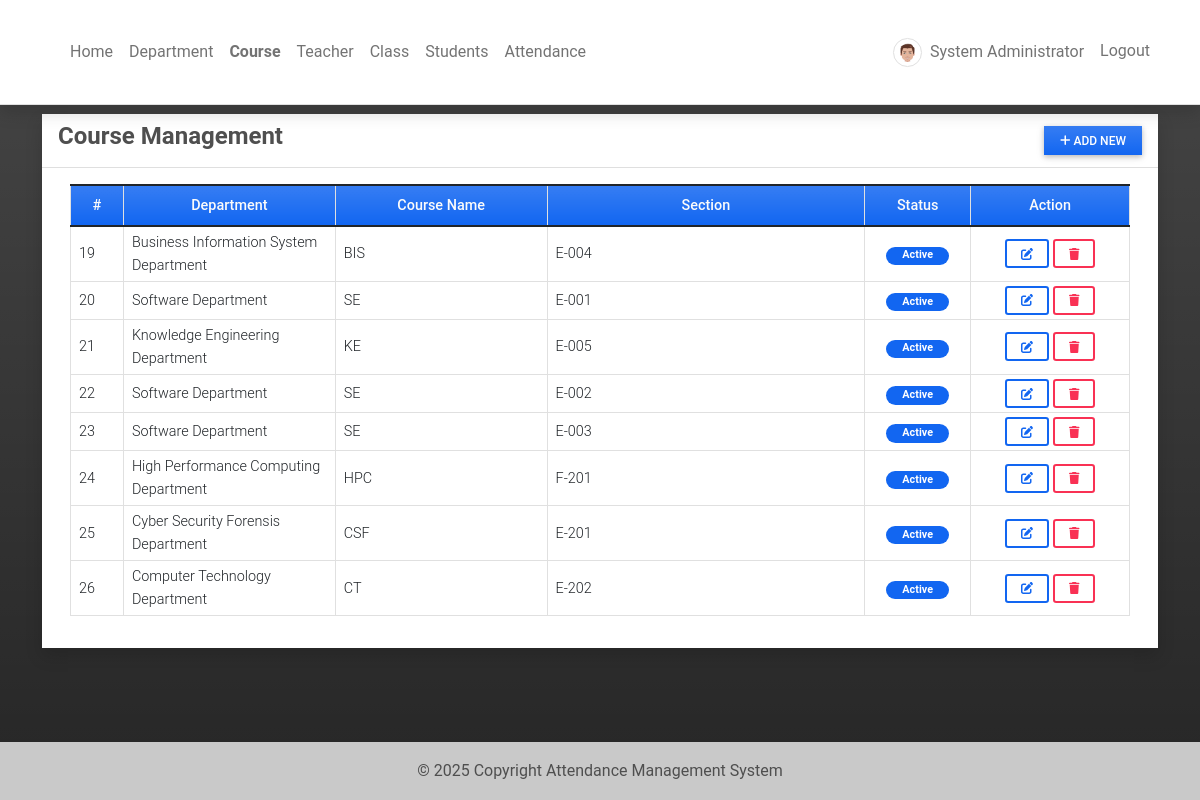
/course (signed in), run on the app's committed database.
### attendance/models.py (models this page shows, shortened)
class UserProfile(models.Model):
    user = models.OneToOneField(User, on_delete=models.CASCADE,related_name='profile')
    contact = models.CharField(max_length=250)
    dob = models.DateField(blank=True, null = True)
    address = models.TextField(blank=True, null = True)
    avatar = models.ImageField(blank=True, null = True, upload_to= 'images/')
    user_type = models.IntegerField(default = 2)
    gender = models.CharField(max_length=100, choices=[('Male','Male'),('Female','Female')], blank=True, null= True)
    department = models.ForeignKey(Department, on_delete=models.CASCADE, blank= True, null = True)

class Course(models.Model):
    department = models.ForeignKey(Department, on_delete=models.CASCADE)
    name = models.CharField(max_length=250)
    description = models.TextField(blank=True, null=True)
    status = models.IntegerField(default = 1)
    date_added = models.DateTimeField(default=timezone.now)
    date_updated = models.DateTimeField(auto_now=True)

class Department(models.Model):
    name = models.CharField(max_length=250)
    description = models.TextField(blank=True, null=True)
    status = models.IntegerField(default = 1)
    date_added = models.DateTimeField(default=timezone.now)
    date_updated = models.DateTimeField(auto_now=True)
    def __str__(self):
        return self.name

### attendance/views.py (the view)
# urls.py: path('course',views.course,name='course-page'),
@login_required
def course(request):
    courses = Course.objects.all()
    context['page_title'] = "Course Management"
    context['courses'] = courses
    return render(request, 'course_mgt.html',context)

### attendance/templates/course_mgt.html (shortened to what this page needs)
{% extends 'base.html' %} {% block pageContent %}
<div class="col-lg-12 col-md-12 col-sm-12 col-xs-12">
    <div class="card card-default rounded-0 shadow ">
        <div class="card-header">
            <div class="d-flex w-100 align-items-center justify-content-between">
                <h4 class="card-title fw-bold">Course Management</h4>
                <div class="tools">
                    <button type="button" class="btn btn-primary rounded-0 bg-gradient btn-sm" id='add_new'><i class="fa fa-plus"></i> Add New</button>
                </div>
            </div>
        </div>
        <div class="card-body">
            <div class="container-fluid">
                <table class="table table-bordered" id="course-list">
                    <colgroup>
                        <col width="5%">
                        <col width="20%">
                        <col width="20%">
                        <col width="30%">
                        <col width="10%">
                        <col width="15%">
                    </colgroup>
                    <thead>
                        <tr class="bg-gradient bg-primary bg-opacity-50 text-light">
                            <th class="px-2 py-2 text-center">#</th>
                            <th class="px-2 py-2 text-center">Department</th>
                            <th class="px-2 py-2 text-center">Course Name</th>
                            <th class="px-2 py-2 text-center">Section</th>
                            <th class="px-2 py-2 text-center">Status</th>
                            <th class="px-2 py-2 text-center">Action</th>
                        </tr>
                    </thead>
                    <tbody>
                        {% for course in courses %}
                        <tr>
                            <td class="px-2 py-1 align-middle">{{ course.id }}</td>
                            <td class="px-2 py-1 align-middle">{{ course.department }}</td>
                            <td class="px-2 py-1 align-middle">{{ course.name }}</td>
                            <td class="px-2 py-1 align-middle">{{ course.description }}</td>
                            <td class="px-2 py-1 align-middle text-center">
                                {% if course.status == 1 %}
                                <span class="badge bg-primary rounded-pill px-3">Active</span> {% else %}
                                <span class="badge bg-secondary rounded-pill px-3">Inactive</span> {% endif %}
                            </td>
                            <td class="px-2 py-1 align-middle text-center">
                                <a class="btn btn-outline-primary btn-sm edit-data" href="javascript:void(0)" data-id="{{ course.pk }}" title="Edit">
                                    <i class="fa fa-edit"></i>
                                </a>
                                <button class="btn btn-outline-danger btn-sm delete-data" type="button" data-id="{{ course.pk }}" title="Delete">
                                    <i class="fa fa-trash"></i>
                                </button>
                            </td>
                        </tr>
                        {% endfor %}
                    </tbody>
                </table>
            </div>
        </div>
    </div>
</div>
{% endblock pageContent %}

### attendance/templates/topNavigation.html (shortened to what this page needs)
{% load static %}
<header>
    <nav class="navbar navbar-expand-lg navbar-light bg-white fixed-top shadow border-bottom">
        <div class="container">
            <a class="navbar-brand">
            </a>
            <div class="collapse navbar-collapse" id="navbarExample01">
                {% if user.id %}
                <ul class="navbar-nav me-auto mb-2 mb-lg-0" id="topNav">
                    <li class="nav-item">
                        <a class="nav-link" aria-current="page" href="{% url 'home-page' %}">Home</a>
                    </li>
                    {% if user.profile.user_type == 1 %}
                    <li class="nav-item">
                        <a class="nav-link" aria-current="page" href="{% url 'department-page' %}">Department</a>
                    </li>
                    <li class="nav-item">
                        <a class="nav-link" aria-current="page" href="{% url 'course-page' %}">Course</a>
                    </li>
                    <li class="nav-item">
                        <a class="nav-link" aria-current="page" href="{% url 'faculty-page' %}">Teacher</a>
                    </li>
                    {% endif %}
                    <li class="nav-item">
                        <a class="nav-link" aria-current="page" href="{% url 'class-page' %}">Class</a>
                    </li>
                    <li class="nav-item">
                        <a class="nav-link" aria-current="page" href="{% url 'student-page' %}">Students</a>
                    </li>
                    <li class="nav-item">
                        <a class="nav-link" aria-current="page" href="{% url 'attendance-class' %}">Attendance</a>
                    </li>
                </ul>
                <ul class="navbar-nav d-flex flex-row">
                    {% if user.id %} {% if user.profile.user_type == 1 %} {% endif %}
                    <li class="nav-item me-3 me-lg-0">
                        <a class="nav-link" href="{% url 'profile' %}">
                            <span class="me-1"><img src="{% if user.profile.avatar %}{{ user.profile.avatar.url }}{% else %}{{ MEDIA_URL }}/default/default-avatar.png{% endif %}" alt="User Avatar" data-url="{% if user.profile.avatar %}{{ user.profile.avatar.url }}{% else %}{{ MEDIA_URL }}/default/default-avatar.png{% endif %}" id="user-avatar" class="img-thumbnail rounded-circle"></span>
                            {{ user.first_name }} {{user.last_name}}
                        </a>
                    </li>
                    <li class="nav-item me-3 me-lg-0">
                        <a class="nav-link" href="{% url 'logout' %}">Logout</a>
                    </li>
                    {% else %}
                    <li class="nav-item me-3 me-lg-0">
                        <a class="nav-link" href="{% url 'login' %}">Login</a>
                    </li>
                    {% endif %}
                </ul>
                {% endif %}
            </div>
        </div>
    </nav>
</header>

### static/assets/default/css/style.css (style rules this page uses)
html, body { height: 100%; width: 100%; max-height: 100%; overflow: auto; display: flex; flex-direction: column; }
body>header { flex-shrink: auto; }
#user-avatar { width: 1.8rem; height: 1.8rem; object-fit: scale-down; object-position: center center; }
.nav-item.active a.nav-link { font-weight: bolder !important; }

### data on the page
Course: id "19", department "Business Information System Department", name "BIS", description "E-004", status "Active"
Course: id "20", department "Software Department", name "SE", description "E-001", status "Active"
Course: id "21", department "Knowledge Engineering Department", name "KE", description "E-005", status "Active"
Course: id "22", department "Software Department", name "SE", description "E-002", status "Active"
Course: id "23", department "Software Department", name "SE", description "E-003", status "Active"
Course: id "24", department "High Performance Computing Department", name "HPC", description "F-201", status "Active"
Course: id "25", department "Cyber Security Forensis Department", name "CSF", description "E-201", status "Active"
Course: id "26", department "Computer Technology Department", name "CT", description "E-202", status "Active"

### other printed values
{{ user.first_name }} "System"
{{ user.last_name }} "Administrator"
